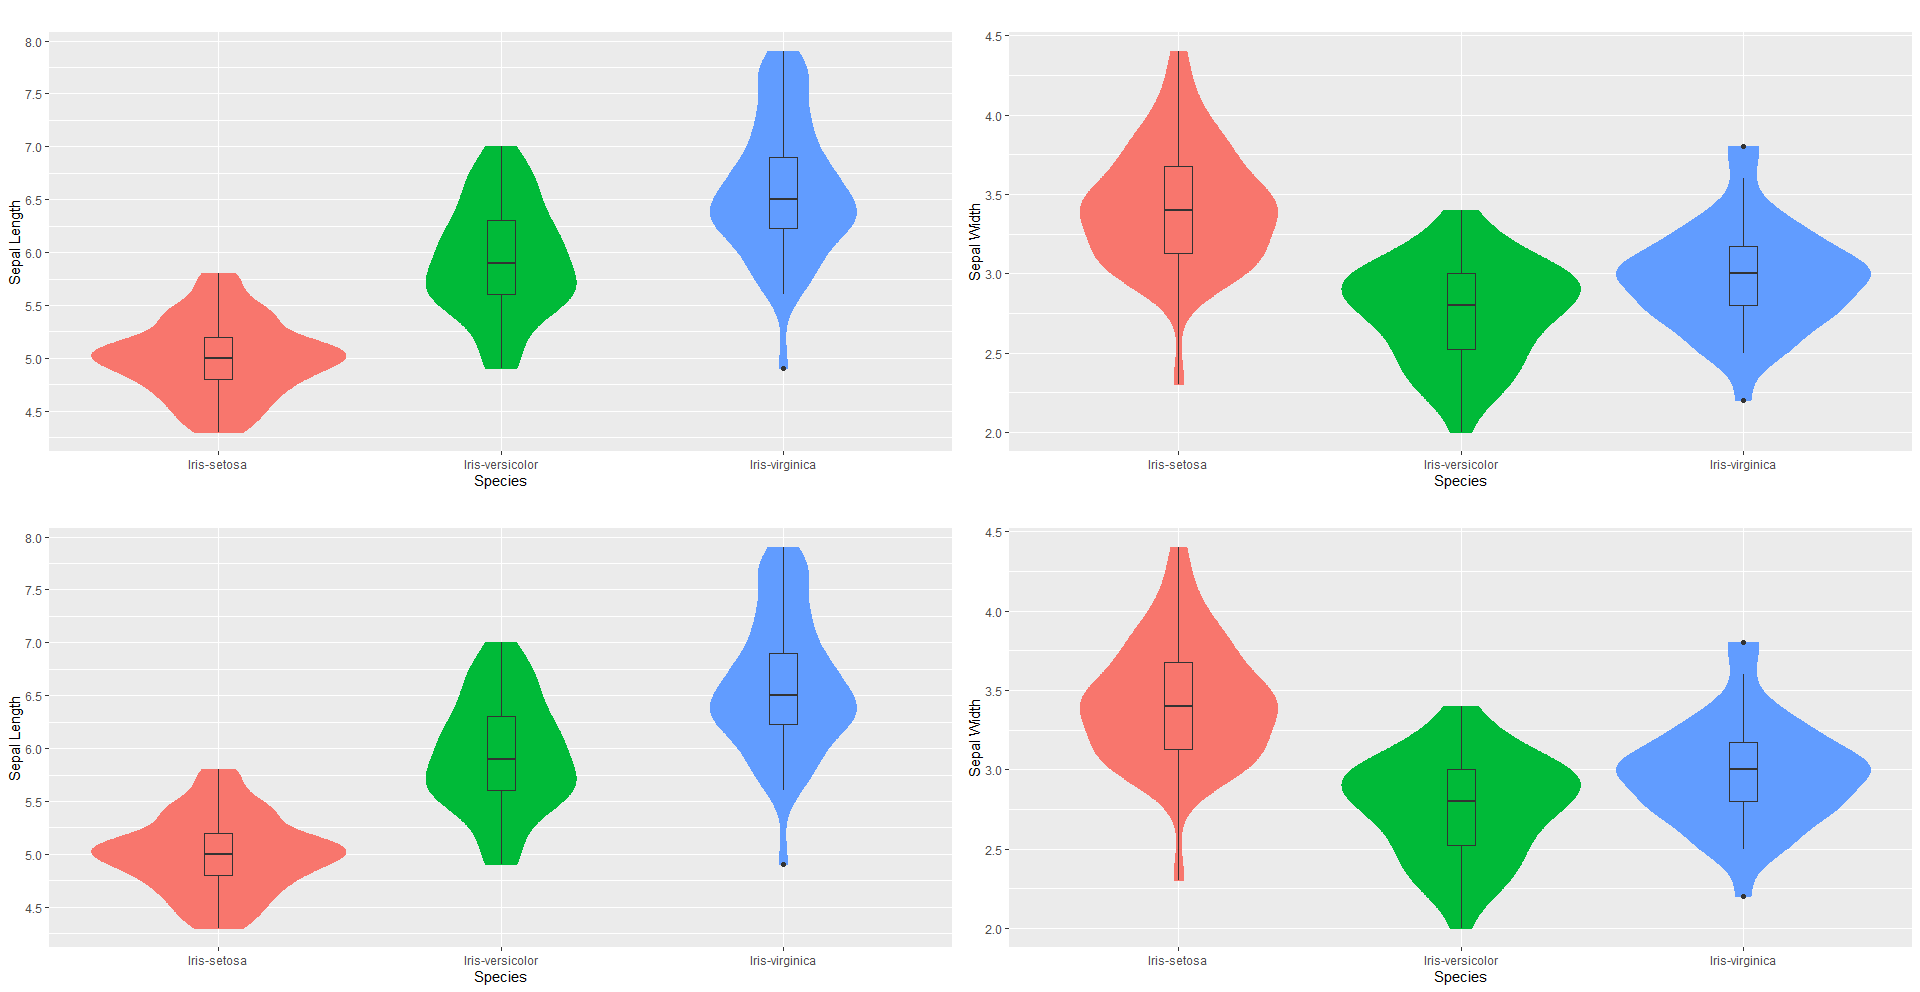

Reproduce this figure in R.
# Visualizing the data using the violin plots. They show the number of points at a particular value by the width of the shapes. 
# They include the marker for the median and a box for the interquartile range.

# Sepal Length
vp_sl <-  ggplot(iris_ds, aes(Species, SepalLengthCm, fill=Species)) + 
                  geom_violin(aes(color = Species), trim = T)+
                  scale_y_continuous("Sepal Length", breaks= seq(0,30, by=.5))+
                  geom_boxplot(width=0.1)+
                  theme(legend.position="none")

# Sepal Width
vp_sw <-  ggplot(iris_ds, aes(Species, SepalWidthCm, fill=Species)) + 
                  geom_violin(aes(color = Species), trim = T)+
                  scale_y_continuous("Sepal Width", breaks= seq(0,30, by=.5))+
                  geom_boxplot(width=0.1)+
                  theme(legend.position="none")


# Petal Length
vp_pl <-  ggplot(iris, aes(Species, PetalLengthCm, fill=Species)) + 
                  geom_violin(aes(color = Species), trim = T)+
                  scale_y_continuous("Petal Length", breaks= seq(0,30, by=.5))+
                  geom_boxplot(width=0.1)+
                  theme(legend.position="none")


# Petal Width
vp_pw <-  ggplot(iris, aes(Species, PetalWidthCm, fill=Species)) + 
                  geom_violin(aes(color = Species), trim = T)+
                  scale_y_continuous("Petal Width", breaks= seq(0,30, by=.5))+
                  geom_boxplot(width=0.1)+
                  labs(title = "Iris Box Plot", x = "Species")


# Plot all visualizations
grid.arrange(vp_sl  + ggtitle(""),
             vp_sw  + ggtitle(""),
             vp_sl + ggtitle(""),
             vp_sw + ggtitle(""))
